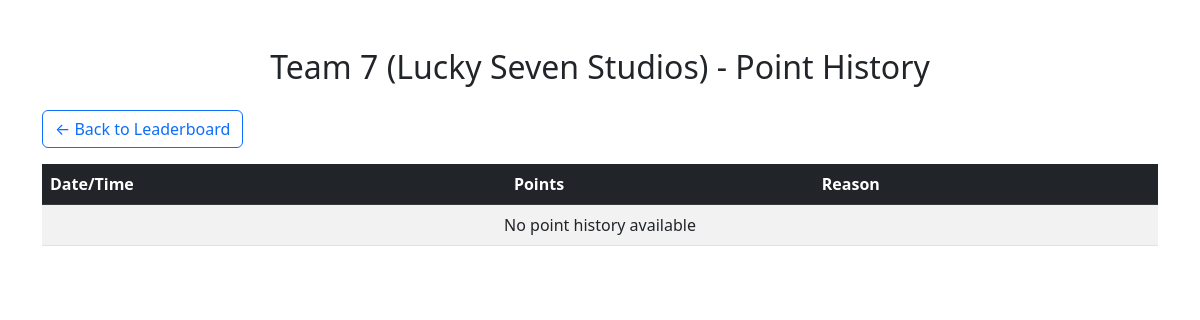
Before: /team_history/7 with the older database file.
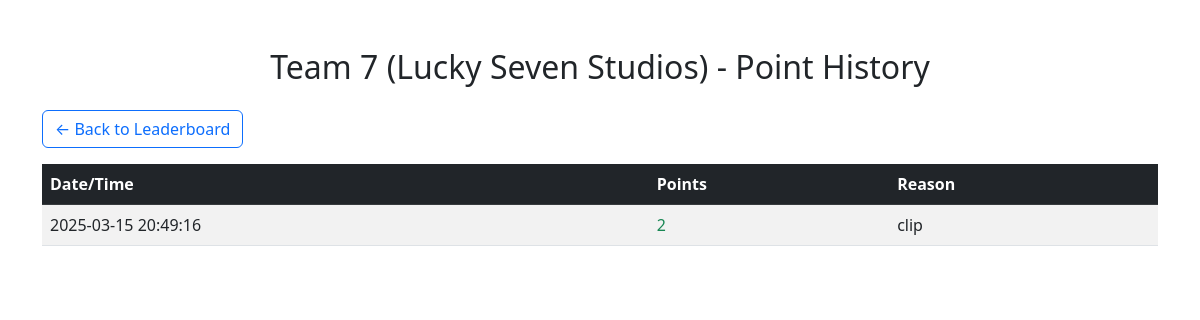
After: the same page with the newer database file.
### tables this page shows
CREATE TABLE points (
                     id INTEGER PRIMARY KEY AUTOINCREMENT,
                     team_id INTEGER,
                     points INTEGER,
                     reason TEXT,
                     timestamp DATETIME DEFAULT CURRENT_TIMESTAMP,
                     FOREIGN KEY (team_id) REFERENCES teams (id));

### app.py (the view)
@app.route('/team_history/<int:team_id>')
def team_history(team_id):
    with sqlite3.connect(DATABASE_PATH) as conn:
        c = conn.cursor()
        c.execute("SELECT name FROM teams WHERE id = ?", (team_id,))
        team_name = c.fetchone()[0]
        c.execute("""
            SELECT points, reason, timestamp
            FROM points
            WHERE team_id = ?
            ORDER BY timestamp DESC
        """, (team_id,))
        history = c.fetchall()
    return render_template('team_history.html', team_name=team_name, history=history)

### app.py (called while the page is built)
@app.context_processor
def utility_processor():
    return dict(enumerate=enumerate)

### templates/team_history.html (shortened to what this page needs)
<!DOCTYPE html>
<html lang="en">
<head>
    <link rel="stylesheet" href="https://cdn.jsdelivr.net/npm/bootstrap@5.3.0/dist/css/bootstrap.min.css">
</head>
<body>
    <div class="container mt-5">
        <h2 class="text-center mb-4">{{ team_name }} - Point History</h2>
        <div class="mb-3">
            <a href="{{ url_for('leaderboard') }}" class="btn btn-outline-primary">&larr; Back to Leaderboard</a>
        </div>
        <div class="table-responsive">
            <table class="table table-striped table-hover">
                <thead class="table-dark">
                    <tr>
                        <th>Date/Time</th>
                        <th>Points</th>
                        <th>Reason</th>
                    </tr>
                </thead>
                <tbody>
                    {% for entry in history %}
                    <tr>
                        <td>{{ entry[2] }}</td>
                        <td class="{% if entry[0] > 0 %}text-success{% else %}text-danger{% endif %}">
                            {{ entry[0] }}
                        </td>
                        <td>{{ entry[1] }}</td>
                    </tr>
                    {% endfor %}
                    {% if not history %}
                    <tr>
                        <td colspan="3" class="text-center">No point history available</td>
                    </tr>
                    {% endif %}
                </tbody>
            </table>
        </div>
    </div>
</body>
</html>

Changed rows visible on the page:
added points: timestamp "2025-03-15 20:49:16", points "2", reason "clip"
Other visible differences:
text no longer shown: "No point history available"
